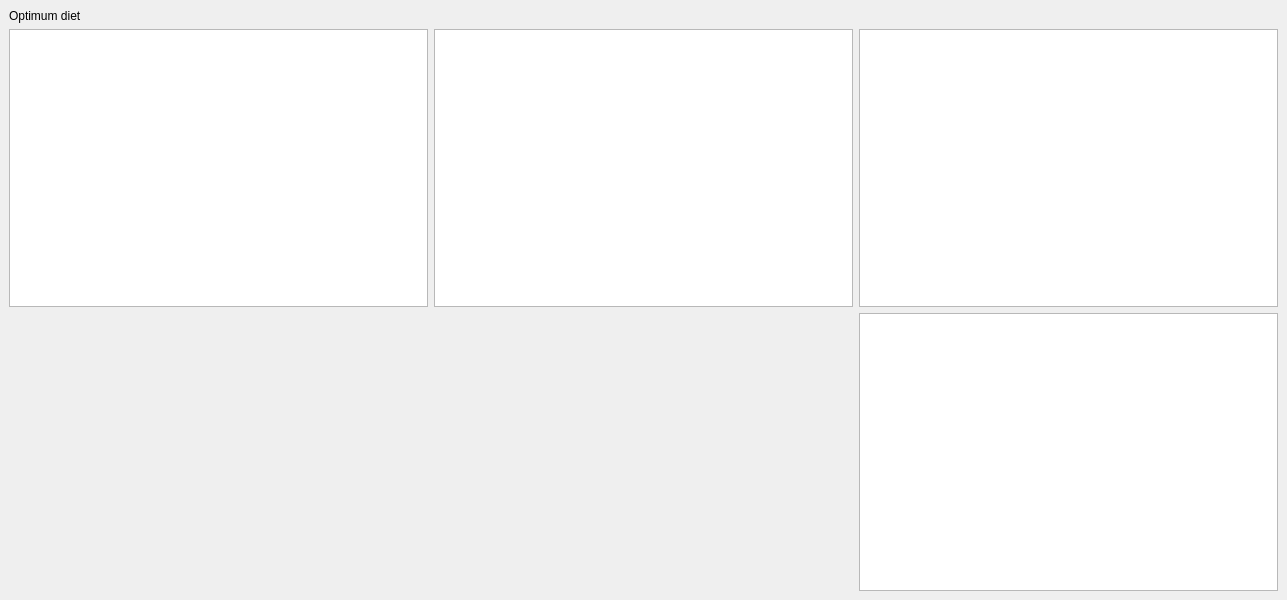
<?xml version="1.0" encoding="UTF-8"?>
<ui version="4.0">
 <class>OptimumDietWindow</class>
 <widget class="QMainWindow" name="OptimumDietWindow">
  <property name="geometry">
   <rect>
    <x>0</x>
    <y>0</y>
    <width>1287</width>
    <height>600</height>
   </rect>
  </property>
  <property name="windowTitle">
   <string>MainWindow</string>
  </property>
  <widget class="QWidget" name="centralwidget">
   <layout class="QGridLayout" name="gridLayout">
    <item row="0" column="0">
     <widget class="QLabel" name="diet_label">
      <property name="text">
       <string>Optimum diet</string>
      </property>
     </widget>
    </item>
    <item row="1" column="0">
     <widget class="QTableView" name="diet_view">
      <property name="selectionBehavior">
       <enum>QAbstractItemView::SelectRows</enum>
      </property>
     </widget>
    </item>
    <item row="1" column="1">
     <widget class="QTableView" name="macros_view"/>
    </item>
    <item row="1" column="2">
     <widget class="QTableView" name="vits_view"/>
    </item>
    <item row="2" column="2">
     <widget class="QTableView" name="minerals_view"/>
    </item>
   </layout>
  </widget>
 </widget>
 <resources/>
 <connections/>
</ui>
